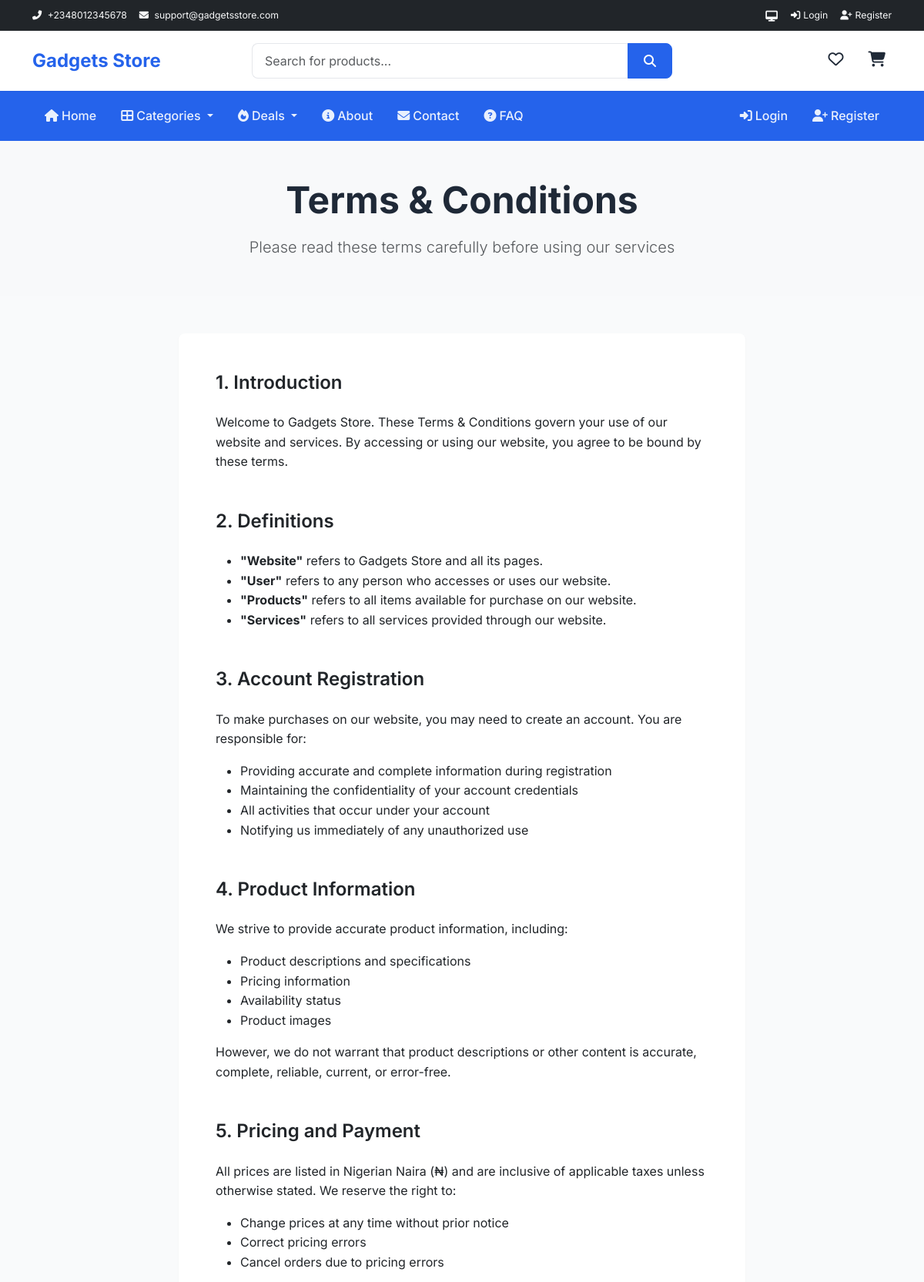
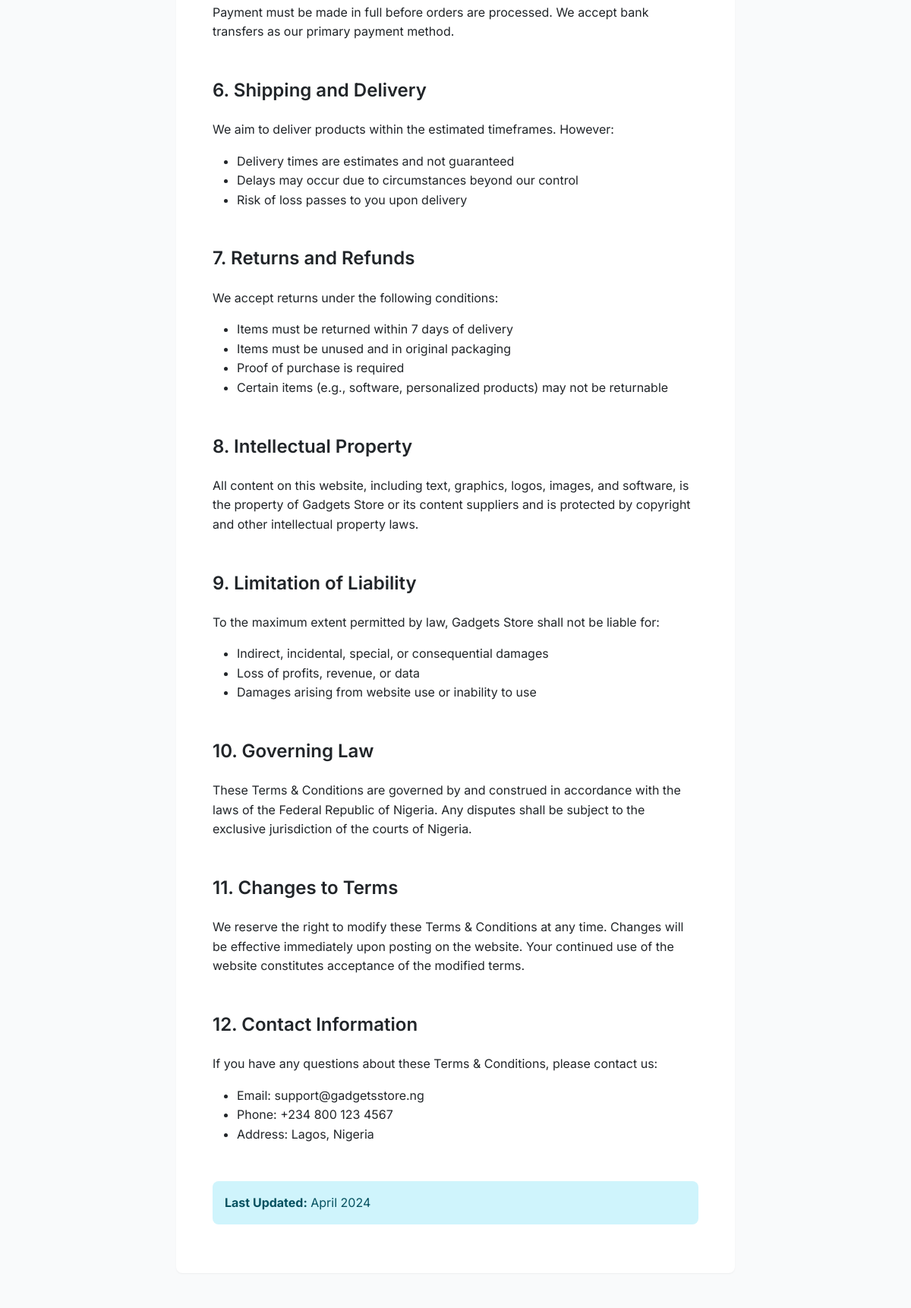
The app's page /terms/ (upper part) with its own data (2 pictures, top to bottom).
### core/models.py (models this page shows, shortened)
class SiteSetting(models.Model):
    id = models.UUIDField(primary_key=True, default=uuid.uuid4, editable=False)
    site_name = models.CharField(max_length=100, default='Gadgets Store')
    site_tagline = models.CharField(
        max_length=255,
        default='Your One-Stop Shop for Gadgets & Accessories'
    )
    site_description = models.TextField(
        blank=True,
        null=True,
        help_text="Short description for SEO"
    )
    contact_email = models.EmailField(default='support@gadgetsstore.com')
    contact_phone = models.CharField(max_length=17, default='+2348012345678')
    contact_phone_secondary = models.CharField(
        max_length=17,
        blank=True,
        null=True
    )
    whatsapp_number = models.CharField(max_length=17, default='+2348012345678')
    business_address = models.TextField(blank=True, null=True)
    business_hours = models.CharField(
        max_length=255,
        default='Mon - Sat: 9:00 AM - 6:00 PM'
    )
    facebook_url = models.URLField(blank=True, null=True)
    twitter_url = models.URLField(blank=True, null=True)
    instagram_url = models.URLField(blank=True, null=True)
    youtube_url = models.URLField(blank=True, null=True)
    linkedin_url = models.URLField(blank=True, null=True)
    default_currency = models.CharField(max_length=10, default='₦')
    currency_code = models.CharField(max_length=10, default='NGN')
    currency_position = models.CharField(
        max_length=10,
        choices=[('before', 'Before Amount'), ('after', 'After Amount')],
        default='before'
    )
    free_shipping_threshold = models.DecimalField(
        max_digits=12,
        decimal_places=2,
        default=50000
    )
    flat_shipping_rate = models.DecimalField(
        max_digits=10,
        decimal_places=2,
        default=2000
    )
    tax_rate = models.DecimalField(
        max_digits=5,
        decimal_places=2,
        default=0,
        help_text="Tax rate as percentage"
    )
    logo = models.ImageField(upload_to='site/', blank=True, null=True)
    logo_dark = models.ImageField(
        upload_to='site/',
        blank=True,
        null=True,
        help_text="Logo for dark mode"
    )
    favicon = models.ImageField(upload_to='site/', blank=True, null=True)
    primary_color = models.CharField(max_length=7, default='#2563eb')
    secondary_color = models.CharField(max_length=7, default='#1e40af')
    accent_color = models.CharField(max_length=7, default='#f59e0b')
    enable_reviews = models.BooleanField(default=True)
    enable_wishlist = models.BooleanField(default=True)
    enable_compare = models.BooleanField(default=True)
    enable_guest_checkout = models.BooleanField(default=True)
    enable_newsletter = models.BooleanField(default=True)
    enable_live_chat = models.BooleanField(default=True)
    enable_whatsapp = models.BooleanField(default=True)
    maintenance_mode = models.BooleanField(default=False)
    maintenance_message = models.TextField(
        blank=True,
        null=True,
        default="We're currently performing maintenance. Please check back soon."
    )
    google_analytics_id = models.CharField(max_length=50, blank=True, null=True)
    facebook_pixel_id = models.CharField(max_length=50, blank=True, null=True)
    created_at = models.DateTimeField(auto_now_add=True)
    updated_at = models.DateTimeField(auto_now=True)
    class Meta:
        verbose_name = 'Site Setting'
        verbose_name_plural = 'Site Settings'
    @classmethod
    def get_settings(cls):
        settings, created = cls.objects.get_or_create(pk=1)
        return settings

### core/views.py (the view)
# urls.py: path('terms/', views.terms_view, name='terms'),
def terms_view(request):
    page_content = PageContent.objects.filter(page='terms').first()
    return render(request, 'core/terms.html', {'page_content': page_content})

### templates/core/terms.html (shortened to what this page needs)
{% extends 'base.html' %}
{% load static %}
{% block content %}
<section class="page-header py-5 bg-light">
    <div class="container">
        <div class="row">
            <div class="col-lg-8 mx-auto text-center">
                <h1 class="display-5 fw-bold mb-3">Terms & Conditions</h1>
                <p class="lead text-muted mb-0">Please read these terms carefully before using our services</p>
            </div>
        </div>
    </div>
</section>
<section class="py-5">
    <div class="container">
        <div class="row">
            <div class="col-lg-8 mx-auto">
                <div class="card shadow-sm border-0">
                    <div class="card-body p-4 p-md-5">
                        {% if page_content and page_content.content %}
                            {{ page_content.content|safe }}
                        {% else %}
                            <div class="terms-content">
                                <h4 class="mb-4">1. Introduction</h4>
                                <p>Welcome to {{ site_settings.site_name }}. These Terms & Conditions govern your use of our website and services. By accessing or using our website, you agree to be bound by these terms.</p>
                                <h4 class="mb-4 mt-5">2. Definitions</h4>
                                <ul>
                                    <li><strong>"Website"</strong> refers to {{ site_settings.site_name }} and all its pages.</li>
                                    <li><strong>"User"</strong> refers to any person who accesses or uses our website.</li>
                                    <li><strong>"Products"</strong> refers to all items available for purchase on our website.</li>
                                    <li><strong>"Services"</strong> refers to all services provided through our website.</li>
                                </ul>
                                <h4 class="mb-4 mt-5">3. Account Registration</h4>
                                <p>To make purchases on our website, you may need to create an account. You are responsible for:</p>
                                <ul>
                                    <li>Providing accurate and complete information during registration</li>
                                    <li>Maintaining the confidentiality of your account credentials</li>
                                    <li>All activities that occur under your account</li>
                                    <li>Notifying us immediately of any unauthorized use</li>
                                </ul>
                                <h4 class="mb-4 mt-5">4. Product Information</h4>
                                <p>We strive to provide accurate product information, including:</p>
                                <ul>
                                    <li>Product descriptions and specifications</li>
                                    <li>Pricing information</li>
                                    <li>Availability status</li>
                                    <li>Product images</li>
                                </ul>
                                <p>However, we do not warrant that product descriptions or other content is accurate, complete, reliable, current, or error-free.</p>
                                <h4 class="mb-4 mt-5">5. Pricing and Payment</h4>
                                <p>All prices are listed in Nigerian Naira (₦) and are inclusive of applicable taxes unless otherwise stated. We reserve the right to:</p>
                                <ul>
                                    <li>Change prices at any time without prior notice</li>
                                    <li>Correct pricing errors</li>
                                    <li>Cancel orders due to pricing errors</li>
                                </ul>
                                <p>Payment must be made in full before orders are processed. We accept bank transfers as our primary payment method.</p>
                                <h4 class="mb-4 mt-5">6. Shipping and Delivery</h4>
                                <p>We aim to deliver products within the estimated timeframes. However:</p>
                                <ul>
                                    <li>Delivery times are estimates and not guaranteed</li>
                                    <li>Delays may occur due to circumstances beyond our control</li>
                                    <li>Risk of loss passes to you upon delivery</li>
                                </ul>
                                <h4 class="mb-4 mt-5">7. Returns and Refunds</h4>
                                <p>We accept returns under the following conditions:</p>
                                <ul>
                                    <li>Items must be returned within 7 days of delivery</li>
                                    <li>Items must be unused and in original packaging</li>
                                    <li>Proof of purchase is required</li>
                                    <li>Certain items (e.g., software, personalized products) may not be returnable</li>
                                </ul>
                                <h4 class="mb-4 mt-5">8. Intellectual Property</h4>
                                <p>All content on this website, including text, graphics, logos, images, and software, is the property of {{ site_settings.site_name }} or its content suppliers and is protected by copyright and other intellectual property laws.</p>
                                <h4 class="mb-4 mt-5">9. Limitation of Liability</h4>
                                <p>To the maximum extent permitted by law, {{ site_settings.site_name }} shall not be liable for:</p>
                                <ul>
                                    <li>Indirect, incidental, special, or consequential damages</li>
                                    <li>Loss of profits, revenue, or data</li>
                                    <li>Damages arising from website use or inability to use</li>
                                </ul>
                                <h4 class="mb-4 mt-5">10. Governing Law</h4>
                                <p>These Terms & Conditions are governed by and construed in accordance with the laws of the Federal Republic of Nigeria. Any disputes shall be subject to the exclusive jurisdiction of the courts of Nigeria.</p>
                                <h4 class="mb-4 mt-5">11. Changes to Terms</h4>
                                <p>We reserve the right to modify these Terms & Conditions at any time. Changes will be effective immediately upon posting on the website. Your continued use of the website constitutes acceptance of the modified terms.</p>
                                <h4 class="mb-4 mt-5">12. Contact Information</h4>
                                <p>If you have any questions about these Terms & Conditions, please contact us:</p>
                                <ul>
                                    <li>Email: {{ site_settings.support_email|default:"support@gadgetsstore.ng" }}</li>
                                    <li>Phone: {{ site_settings.support_phone|default:"+234 800 123 4567" }}</li>
                                    <li>Address: {{ site_settings.address|default:"Lagos, Nigeria" }}</li>
                                </ul>
                                <div class="alert alert-info mt-5">
                                    <p class="mb-0"><strong>Last Updated:</strong> April 2024</p>
                                </div>
                            </div>
                        {% endif %}
                    </div>
                </div>
            </div>
        </div>
    </div>
</section>
{% endblock %}

### templates/includes/top_bar.html
<div class="top-bar bg-dark text-light py-2">
    <div class="container">
        <div class="row align-items-center">
            <div class="col-md-6">
                <div class="d-flex align-items-center gap-3">
                    <span class="small">
                        <i class="fas fa-phone-alt me-1"></i>
                        <a href="tel:{{ site_settings.contact_phone }}" class="text-light text-decoration-none">
                            {{ site_settings.contact_phone }}
                        </a>
                    </span>
                    <span class="small d-none d-sm-inline">
                        <i class="fas fa-envelope me-1"></i>
                        <a href="mailto:{{ site_settings.contact_email }}" class="text-light text-decoration-none">
                            {{ site_settings.contact_email }}
                        </a>
                    </span>
                </div>
            </div>
            <div class="col-md-6">
                <div class="d-flex justify-content-md-end align-items-center gap-3">
                    <div class="theme-toggle">
                        <button class="btn btn-sm btn-link text-light p-0" id="themeToggle" title="Toggle Theme">
                            <i class="fas fa-sun" id="themeIcon"></i>
                        </button>
                    </div>
                    {% if user.is_authenticated %}
                    <span class="small">
                        <i class="fas fa-user me-1"></i>
                        <a href="{% url 'accounts:profile' %}" class="text-light text-decoration-none">
                            {{ user.first_name }}
                        </a>
                    </span>
                    <span class="small">
                        <a href="{% url 'accounts:logout' %}" class="text-light text-decoration-none">
                            <i class="fas fa-sign-out-alt me-1"></i>Logout
                        </a>
                    </span>
                    {% else %}
                    <span class="small">
                        <a href="{% url 'accounts:login' %}" class="text-light text-decoration-none">
                            <i class="fas fa-sign-in-alt me-1"></i>Login
                        </a>
                    </span>
                    <span class="small">
                        <a href="{% url 'accounts:register' %}" class="text-light text-decoration-none">
                            <i class="fas fa-user-plus me-1"></i>Register
                        </a>
                    </span>
                    {% endif %}
                </div>
            </div>
        </div>
    </div>
</div>

### templates/includes/header.html (shortened to what this page needs)
<header class="main-header bg-white shadow-sm">
    <div class="container py-3">
        <div class="row align-items-center">
            <div class="col-6 col-md-3">
                <a href="{% url 'core:home' %}" class="logo-link">
                    {% if site_settings.logo %}
                    <img src="{{ site_settings.logo.url }}" alt="{{ site_settings.site_name }}" class="img-fluid" style="max-height: 50px;">
                    {% else %}
                    <h4 class="m-0 fw-bold text-primary">{{ site_settings.site_name }}</h4>
                    {% endif %}
                </a>
            </div>
            <div class="col-md-6 d-none d-md-block">
                <form action="{% url 'core:search' %}" method="get" class="search-form">
                    <div class="input-group">
                        <input type="text"
                               name="q"
                               class="form-control"
                               placeholder="Search for products..."
                               value="{{ request.GET.q }}">
                        <button class="btn btn-primary" type="submit">
                            <i class="fas fa-search"></i>
                        </button>
                    </div>
                </form>
            </div>
            <div class="col-6 col-md-3">
                <div class="d-flex justify-content-end align-items-center gap-3">
                    <a href="{% url 'accounts:wishlist' %}" class="header-action position-relative" title="Wishlist">
                        <i class="far fa-heart fs-5"></i>
                    </a>
                    <a href="{% url 'orders:cart' %}" class="header-action position-relative" title="Cart">
                        <i class="fas fa-shopping-cart fs-5"></i>
                    </a>
                </div>
            </div>
        </div>
    </div>
</header>

### records on screen
SiteSetting: contact_phone "+2348012345678", contact_email "support@gadgetsstore.com", site_name "Gadgets Store"

### other values on screen
{{ site_settings.support_email|default:"support@gadgetsstore.ng" }} "support@gadgetsstore.ng"
{{ site_settings.support_phone|default:"+234 800 123 4567" }} "+234 800 123 4567"
{{ site_settings.address|default:"Lagos, Nigeria" }} "Lagos, Nigeria"
